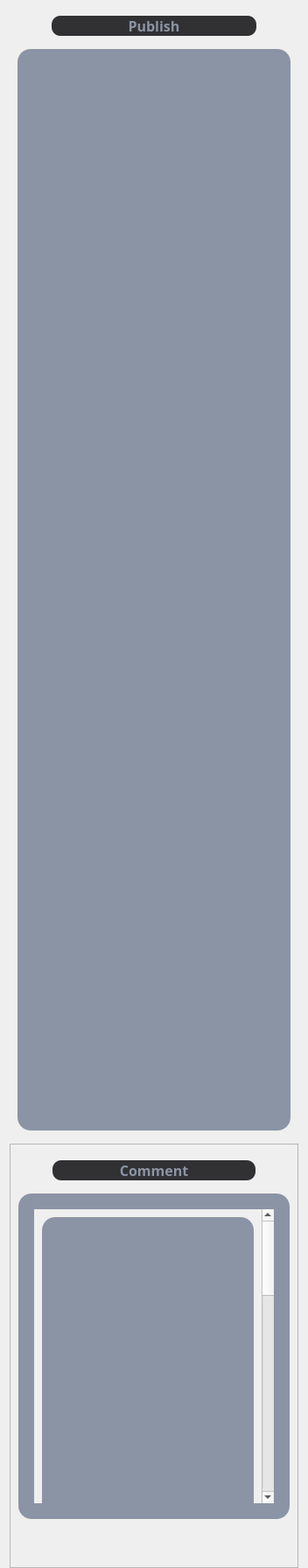
                                   <widget class="QFrame" name="frame_shots_publish_comment">
                                    <property name="frameShape">
                                     <enum>QFrame::NoFrame</enum>
                                    </property>
                                    <property name="frameShadow">
                                     <enum>QFrame::Raised</enum>
                                    </property>
                                    <layout class="QVBoxLayout" name="verticalLayout_115">
                                     <property name="topMargin">
                                      <number>0</number>
                                     </property>
                                     <property name="bottomMargin">
                                      <number>0</number>
                                     </property>
                                     <item>
                                      <widget class="QFrame" name="frame_shots_publish">
                                       <property name="minimumSize">
                                        <size>
                                         <width>0</width>
                                         <height>300</height>
                                        </size>
                                       </property>
                                       <property name="frameShape">
                                        <enum>QFrame::NoFrame</enum>
                                       </property>
                                       <property name="frameShadow">
                                        <enum>QFrame::Raised</enum>
                                       </property>
                                       <layout class="QVBoxLayout" name="verticalLayout_116">
                                        <item>
                                         <widget class="QFrame" name="frame_shots_publish_lab">
                                          <property name="maximumSize">
                                           <size>
                                            <width>16777215</width>
                                            <height>50</height>
                                           </size>
                                          </property>
                                          <property name="frameShape">
                                           <enum>QFrame::NoFrame</enum>
                                          </property>
                                          <property name="frameShadow">
                                           <enum>QFrame::Raised</enum>
                                          </property>
                                          <layout class="QVBoxLayout" name="verticalLayout_117">
                                           <item>
                                            <widget class="QPushButton" name="lab_shots_publish">
                                             <property name="font">
                                              <font>
                                               <family>Quicksand</family>
                                               <pointsize>12</pointsize>
                                               <weight>75</weight>
                                               <bold>true</bold>
                                              </font>
                                             </property>
                                             <property name="styleSheet">
                                              <string notr="true">QPushButton{
	background-color:#313134;
	color:#8B94A4;
	border-radius:10px;
	margin-left:30px;
	margin-right:30px;
}</string>
                                             </property>
                                             <property name="text">
                                              <string>Publish</string>
                                             </property>
                                            </widget>
                                           </item>
                                          </layout>
                                         </widget>
                                        </item>
                                        <item>
                                         <widget class="QFrame" name="frame_shots_publish_scrol">
                                          <property name="styleSheet">
                                           <string notr="true">QFrame{
	background-color:#8B94A4;
	border-radius:15px;
}</string>
                                          </property>
                                          <property name="frameShape">
                                           <enum>QFrame::NoFrame</enum>
                                          </property>
                                          <property name="frameShadow">
                                           <enum>QFrame::Raised</enum>
                                          </property>
                                          <layout class="QVBoxLayout" name="verticalLayout_118">
                                           <item>
                                            <widget class="QFrame" name="frame_shots_publish_scrol_active">
                                             <property name="minimumSize">
                                              <size>
                                               <width>0</width>
                                               <height>0</height>
                                              </size>
                                             </property>
                                             <property name="font">
                                              <font>
                                               <family>Quicksand</family>
                                               <pointsize>10</pointsize>
                                              </font>
                                             </property>
                                             <property name="frameShape">
                                              <enum>QFrame::NoFrame</enum>
                                             </property>
                                             <property name="frameShadow">
                                              <enum>QFrame::Raised</enum>
                                             </property>
                                             <layout class="QHBoxLayout" name="horizontalLayout_12">
                                              <item>
                                               <widget class="QListView" name="listView_shots_publish">
                                                <property name="minimumSize">
                                                 <size>
                                                  <width>0</width>
                                                  <height>1200</height>
                                                 </size>
                                                </property>
                                                <property name="font">
                                                 <font>
                                                  <family>Quicksand</family>
                                                  <pointsize>10</pointsize>
                                                 </font>
                                                </property>
                                               </widget>
                                              </item>
                                             </layout>
                                            </widget>
                                           </item>
                                          </layout>
                                         </widget>
                                        </item>
                                       </layout>
                                      </widget>
                                     </item>
                                     <item>
                                      <widget class="QFrame" name="frame_shots_comment">
                                       <property name="frameShape">
                                        <enum>QFrame::StyledPanel</enum>
                                       </property>
                                       <property name="frameShadow">
                                        <enum>QFrame::Raised</enum>
                                       </property>
                                       <layout class="QVBoxLayout" name="verticalLayout_120">
                                        <item>
                                         <widget class="QFrame" name="frame_shots_comment_lab">
                                          <property name="maximumSize">
                                           <size>
                                            <width>16777215</width>
                                            <height>50</height>
                                           </size>
                                          </property>
                                          <property name="frameShape">
                                           <enum>QFrame::NoFrame</enum>
                                          </property>
                                          <property name="frameShadow">
                                           <enum>QFrame::Raised</enum>
                                          </property>
                                          <layout class="QVBoxLayout" name="verticalLayout_121">
                                           <item>
                                            <widget class="QPushButton" name="lab_shots_comment">
                                             <property name="font">
                                              <font>
                                               <family>Quicksand</family>
                                               <pointsize>12</pointsize>
                                               <weight>75</weight>
                                               <bold>true</bold>
                                              </font>
                                             </property>
                                             <property name="styleSheet">
                                              <string notr="true">QPushButton{
	background-color:#313134;
	color:#8B94A4;
	border-radius:10px;
	margin-left:30px;
	margin-right:30px;
}</string>
                                             </property>
                                             <property name="text">
                                              <string>Comment</string>
                                             </property>
                                            </widget>
                                           </item>
                                          </layout>
                                         </widget>
                                        </item>
                                        <item>
                                         <widget class="QFrame" name="frame_shots_comment_scrol">
                                          <property name="minimumSize">
                                           <size>
                                            <width>0</width>
                                            <height>300</height>
                                           </size>
                                          </property>
                                          <property name="styleSheet">
                                           <string notr="true">QFrame{
	background-color:#8B94A4;
	border-radius:15px;
}</string>
                                          </property>
                                          <property name="frameShape">
                                           <enum>QFrame::NoFrame</enum>
                                          </property>
                                          <property name="frameShadow">
                                           <enum>QFrame::Raised</enum>
                                          </property>
                                          <layout class="QVBoxLayout" name="verticalLayout_122">
                                           <item>
                                            <widget class="QFrame" name="frame_shots_comment_scrol_active">
                                             <property name="frameShape">
                                              <enum>QFrame::NoFrame</enum>
                                             </property>
                                             <property name="frameShadow">
                                              <enum>QFrame::Raised</enum>
                                             </property>
                                             <layout class="QVBoxLayout" name="verticalLayout_123">
                                              <item>
                                               <widget class="QScrollArea" name="scrollA_shots_comment">
                                                <property name="styleSheet">
                                                 <string notr="true"> QScrollBar:vertical {
	border: none;
    background: #313134;
    width: 14px;
    margin: 15px 0 15px 0;
	border-radius: 0px;
 }

/*  HANDLE BAR VERTICAL */
QScrollBar::handle:vertical {	
	background-color: #8B94A4;
	min-height: 30px;
	margin: 0 3px 0 3px;
	border-radius: 3px;
}
QScrollBar::handle:vertical:hover{	
	background-color:  #FFF;
}
QScrollBar::handle:vertical:pressed {	
	background-color:  #FFF;
}

/* BTN TOP - SCROLLBAR */
QScrollBar::sub-line:vertical {
	border: none;
	background-color:#313134;
	height: 15px;
	border-top-left-radius: 7px;
	border-top-right-radius: 7px;
	subcontrol-position: top;
	subcontrol-origin: margin;
}

/* BTN BOTTOM - SCROLLBAR */
QScrollBar::add-line:vertical {
	border: none;
	background-color: #313134;
	height: 15px;
	border-bottom-left-radius: 7px;
	border-bottom-right-radius: 7px;
	subcontrol-position: bottom;
	subcontrol-origin: margin;
}

/* RESET ARROW */
QScrollBar::up-arrow:vertical, QScrollBar::down-arrow:vertical {
	background: none;
}
QScrollBar::add-page:vertical, QScrollBar::sub-page:vertical {
	background: none;
}



/* HORIZONTAL SCROLLBAR - HOMEWORK */
QScrollBar:horizontal {
   
}
QScrollBar::handle:horizontal {
    
}
QScrollBar::add-line:horizontal {
    
}
QScrollBar::sub-line:horizontal {
    
}
QScrollBar::up-arrow:horizontal, QScrollBar::down-arrow:horizontal
{

}
QScrollBar::add-page:horizontal, QScrollBar::sub-page:horizontal
{

}</string>
                                                </property>
                                                <property name="frameShadow">
                                                 <enum>QFrame::Raised</enum>
                                                </property>
                                                <property name="widgetResizable">
                                                 <bool>true</bool>
                                                </property>
                                                <widget class="QWidget" name="scrollAWC_shots_comment">
                                                 <property name="geometry">
                                                  <rect>
                                                   <x>0</x>
                                                   <y>0</y>
                                                   <width>539</width>
                                                   <height>1218</height>
                                                  </rect>
                                                 </property>
                                                 <layout class="QVBoxLayout" name="verticalLayout_24">
                                                  <item>
                                                   <widget class="QPlainTextEdit" name="plainTextEdit_shots_comment">
                                                    <property name="minimumSize">
                                                     <size>
                                                      <width>0</width>
                                                      <height>1200</height>
                                                     </size>
                                                    </property>
                                                    <property name="font">
                                                     <font>
                                                      <family>Quicksand</family>
                                                      <pointsize>10</pointsize>
                                                     </font>
                                                    </property>
                                                   </widget>
                                                  </item>
                                                 </layout>
                                                </widget>
                                               </widget>
                                              </item>
                                             </layout>
                                            </widget>
                                           </item>
                                          </layout>
                                         </widget>
                                        </item>
                                        <item>
                                         <widget class="QFrame" name="frame_shots_comment_btn">
                                          <property name="maximumSize">
                                           <size>
                                            <width>16777215</width>
                                            <height>55</height>
                                           </size>
                                          </property>
                                          <property name="frameShape">
                                           <enum>QFrame::NoFrame</enum>
                                          </property>
                                          <property name="frameShadow">
                                           <enum>QFrame::Raised</enum>
                                          </property>
                                          <layout class="QVBoxLayout" name="verticalLayout_125">
                                           <property name="leftMargin">
                                            <number>0</number>
                                           </property>
                                           <item>
                                            <widget class="QPushButton" name="btn_add_shots_comment">
                                             <property name="styleSheet">
                                              <string notr="true">/* Normal state */
QPushButton {
    background-color:transparent;
}

/* Hover state */
QPushButton:hover { 
	icon: url(:/icons/icons/correct_h.png);
	border:none;
}</string>
                                             </property>
                                             <property name="text">
                                              <string/>
                                             </property>
                                             <property name="icon">
                                              <iconset resource="../media/ressource.qrc">
                                               <normaloff>:/icons/icons/correct.png</normaloff>:/icons/icons/correct.png</iconset>
                                             </property>
                                             <property name="iconSize">
                                              <size>
                                               <width>30</width>
                                               <height>30</height>
                                              </size>
                                             </property>
                                             <property name="flat">
                                              <bool>true</bool>
                                             </property>
                                            </widget>
                                           </item>
                                          </layout>
                                         </widget>
                                        </item>
                                       </layout>
                                      </widget>
                                     </item>
                                    </layout>
                                   </widget>
